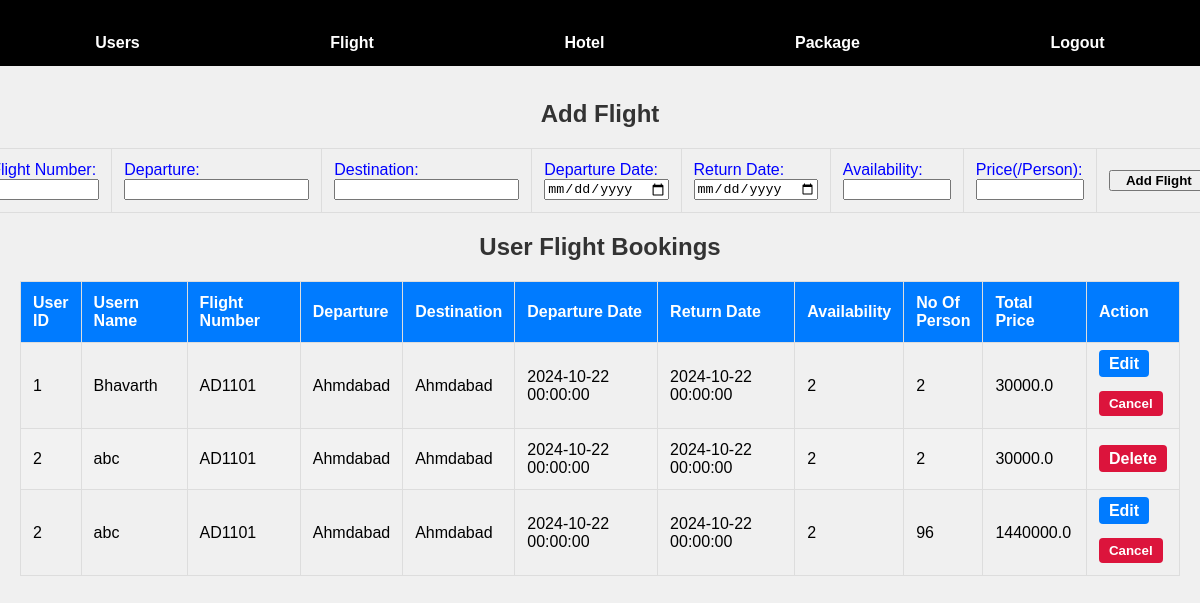
Screenshot of /admin_flight (signed in) with the database file from the repository.
### app/model.py (models this page shows, shortened)
class FlightBooking(db.Model):
    __tablename__ = 'flight_bookings'
    id = db.Column(db.Integer, primary_key=True)
    flight_id = db.Column(db.Integer, db.ForeignKey('flight.id'))
    user_id = db.Column(db.Integer, db.ForeignKey('user_register.id'))
    num_of_people = db.Column(db.Integer, nullable=False)
    total_price = db.Column(db.Float, nullable=False)
    status = db.Column(db.Boolean, default=True)
    flight = db.relationship('Flight', backref='flight_bookings')
    user = db.relationship('User_register', backref='flight_bookings')

class User_register(db.Model):
    id = db.Column(db.Integer, primary_key=True)
    username = db.Column(db.String(150), unique=True)
    email = db.Column(db.String(150), unique=True)
    password = db.Column(db.String(50))
    confirmpassword = db.Column(db.String(50))

class Flight(db.Model):
    id = db.Column(db.Integer, primary_key=True)
    flight_number = db.Column(db.String(50), nullable=False)
    departure = db.Column(db.String(100), nullable=False)
    destination = db.Column(db.String(100), nullable=False)
    departure_date = db.Column(db.DateTime, nullable=False)
    return_date = db.Column(db.DateTime, nullable=False)
    availability = db.Column(db.Integer, nullable=False)
    price = db.Column(db.Float, nullable=False)

### app/route.py (the view, shortened to what this page needs)
@app.route("/admin_flight", methods=["GET", "POST"])
@login_required
def add_flight():
    book = FlightBooking.query.all()
    current_date = datetime.now().strftime('%Y-%m-%d')
    return render_template("admin_flightview.html", book=book ,current_date=current_date)

### app/templates/admin_flightview.html (shortened to what this page needs)
{% extends 'base_admin.html' %}
{% block content %}
  <body>
    <div class="admin-container">
      <h2>Add Flight</h2>
      <form action="{{ url_for('add_flight') }}" method="POST">
        <div>
          <table style="border: 5px; color:blue; align-self: center;">
            <tr>
              <td>
                <label for="flight_number">Flight Number:</label>
                <input type="text" id="flight_number" name="flight_number" style="width: 100px;" required />
              </td>
              <td>
                <label for="departure">Departure:</label>
                <input type="text" id="departure" name="departure" required />
              </td>
              <td>
                <label for="destination">Destination:</label>
                <input type="text" id="destination" name="destination" required />
              </td>
              <td>
                <label for="departure_date">Departure Date:</label>
                <input type="date" id="departure_date" name="departure_date" required min="{{current_date}}">
              </td>
              <td>
                <label for="return_date">Return Date:</label>
                <input type="date" id="return_date" name="return_date" required min="{{current_date}}">
              </td>
              <td>
                <label for="availability">Availability:</label>
                <input type="text" id="availability" name="availability" style="width: 100px;" required />
              </td>
              <td>
                <label for="price">Price(/Person):</label>
                <input type="number" id="price" name="price" style="width: 100px;"required />
              </td>
              <td>
                <button type="submit" style="width: 100px;"><b>Add Flight<b></button>
              </td>
            </tr>
          </table>
        </div>
      </form>
    </div>
    <div class="admin-container">
      <h2>User Flight Bookings</h2>
      <table>
        <thead>
          <tr>
            <th style="width: 5px;">User ID</th>
            <th>Usern Name</th>
            <th>Flight Number</th>
            <th>Departure</th>
            <th>Destination</th>
            <th>Departure Date</th>
            <th>Return Date</th>
            <th>Availability</th>
            <th style="width: 5px;">No Of Person</th>
            <th>Total Price</th>
            <th>Action</th>
          </tr>
        </thead>
        <tbody>
          {% for booking in book %}
            <tr>
              <td>{{ booking.user.id }}</td>
              <td>{{ booking.user.username }}</td>
              <td>{{ booking.flight.flight_number }}</td>
              <td>{{ booking.flight.departure }}</td>
              <td>{{ booking.flight.destination }}</td>
              <td>{{ booking.flight.departure_date }}</td>
              <td>{{ booking.flight.return_date }}</td>
              <td>{{ booking.flight.availability }}</td>
              <td>{{ booking.num_of_people }}</td>
              <td>{{ booking.total_price }}</td>
              <td>
                {% if booking.status == True %}
                  <a href="{{ url_for('edit_flight', booking_id=booking.id) }}" class="btn" style="display:inline;">Edit</a>
                  <form action="{{ url_for('admin_manage_user_booking') }}" method="POST">
                    <input type="hidden" name="booking_type" value="flight" /><br/>
                    <button type="submit" class="btn" style="display:inline;background-color: crimson;" onclick="return confirmCancel();"><b>Cancel </b></button>
                  </form>
                {% else %}
                  <a href="{{ url_for('delete_flight', booking_id=booking.id) }}" class="btn" style="display:inline; background-color: crimson;">Delete</a>
                {% endif %}
              </td>
            </tr>
          {% endfor %}
        </tbody>
      </table>
    </div>
  </body>
{% endblock %}

### app/static/adminpanel_style.css (style rules this page uses)
body { font-family: Arial, sans-serif; margin: 0; padding: 0; background-color: #f0f0f0; padding-top: 60px; }
h2 { text-align: center; color: #333; margin-bottom: 20px; }
a { display: block; text-align: center; margin-top: 20px; text-decoration: none; color: #007bff; font-weight: bold; transition: color 0.3s; }
table { width: 100%; border-collapse: collapse; margin-top: 20px; table-layout: auto; }
th, td { border: 1px solid #ddd; padding: 12px; text-align: left; }
th { background-color: #007bff; color: white; }
tr:nth-child(even) { background-color: #f2f2f2; }
.btn { background-color: #007bff; color: white; padding: 5px 10px; border: none; border-radius: 4px; cursor: pointer; }

### rows the page displays
FlightBooking: user.id "1", user.username "Bhavarth", flight.flight_number "AD1101", flight.departure "Ahmdabad", flight.destination "Ahmdabad", flight.departure_date "2024-10-22 00:00:00", flight.return_date "2024-10-22 00:00:00", flight.availability "2", num_of_people "2", total_price "30000.0"
FlightBooking: user.id "2", user.username "abc", flight.flight_number "AD1101", flight.departure "Ahmdabad", flight.destination "Ahmdabad", flight.departure_date "2024-10-22 00:00:00", flight.return_date "2024-10-22 00:00:00", flight.availability "2", num_of_people "2", total_price "30000.0"
FlightBooking: user.id "2", user.username "abc", flight.flight_number "AD1101", flight.departure "Ahmdabad", flight.destination "Ahmdabad", flight.departure_date "2024-10-22 00:00:00", flight.return_date "2024-10-22 00:00:00", flight.availability "2", num_of_people "96", total_price "1440000.0"
